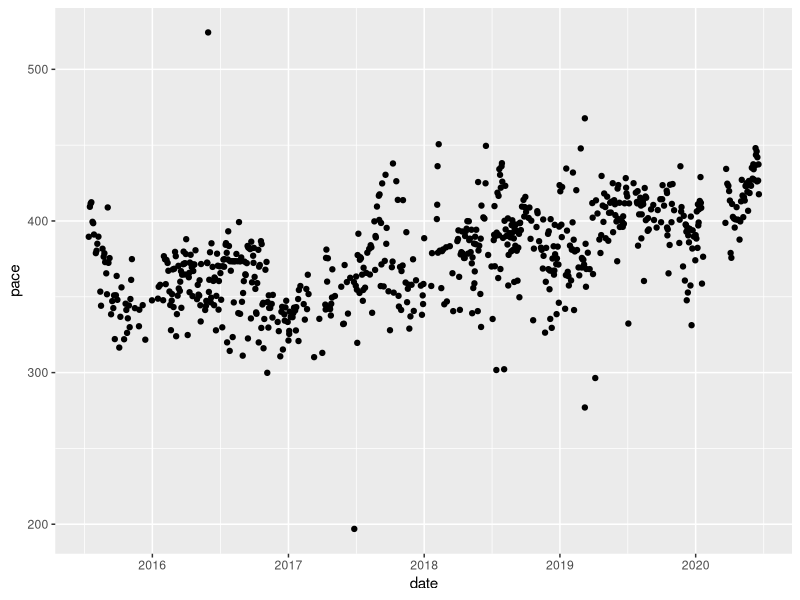
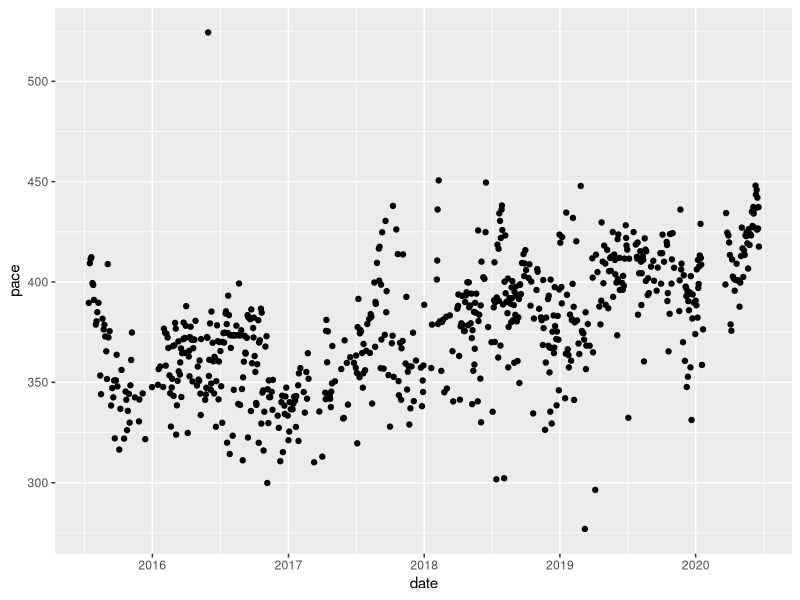
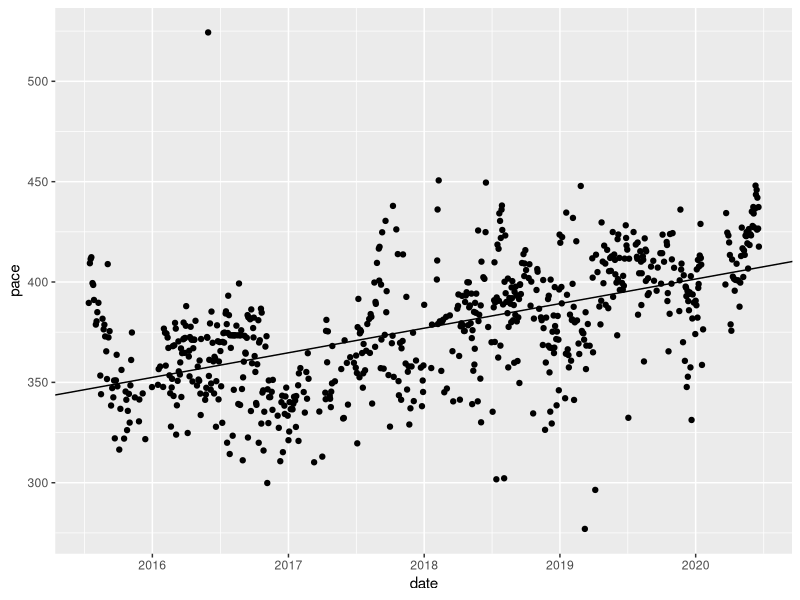
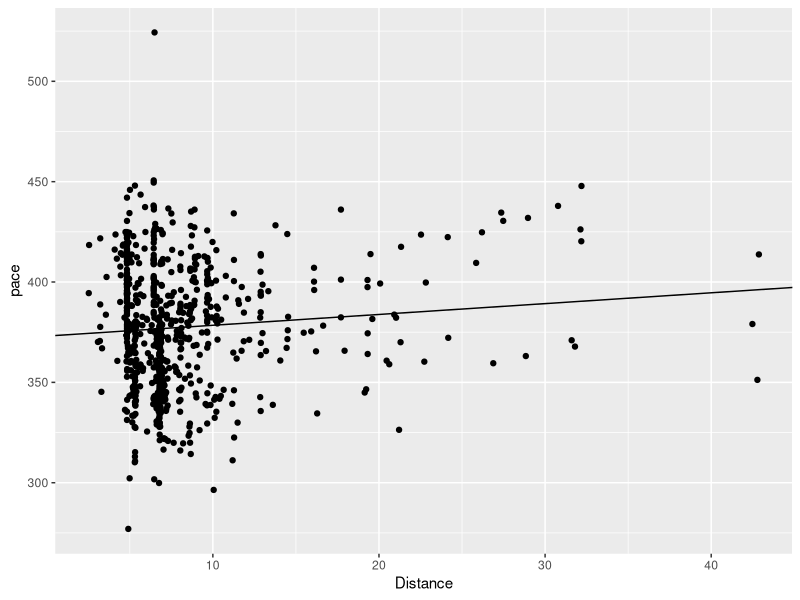
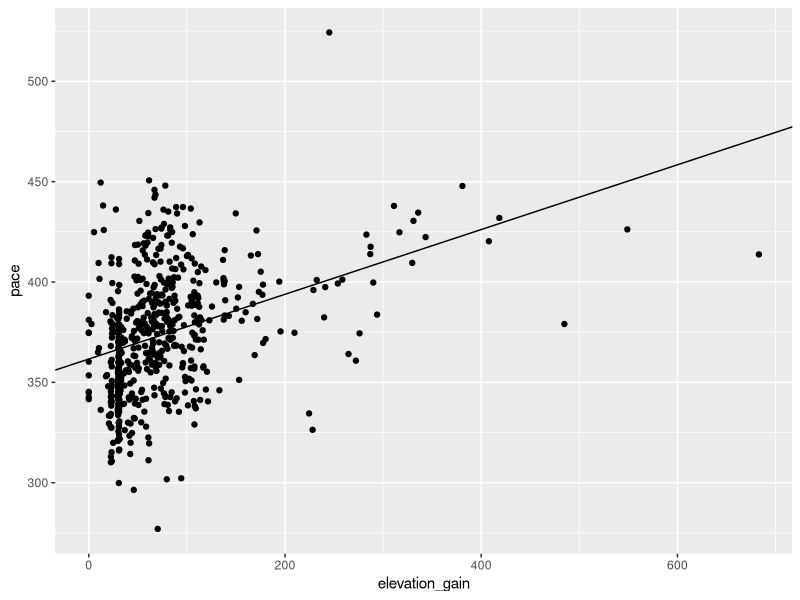
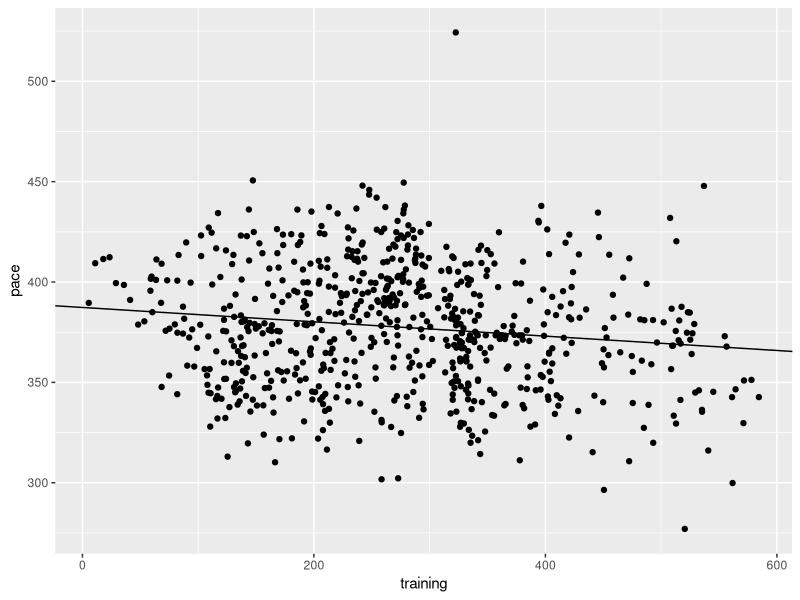
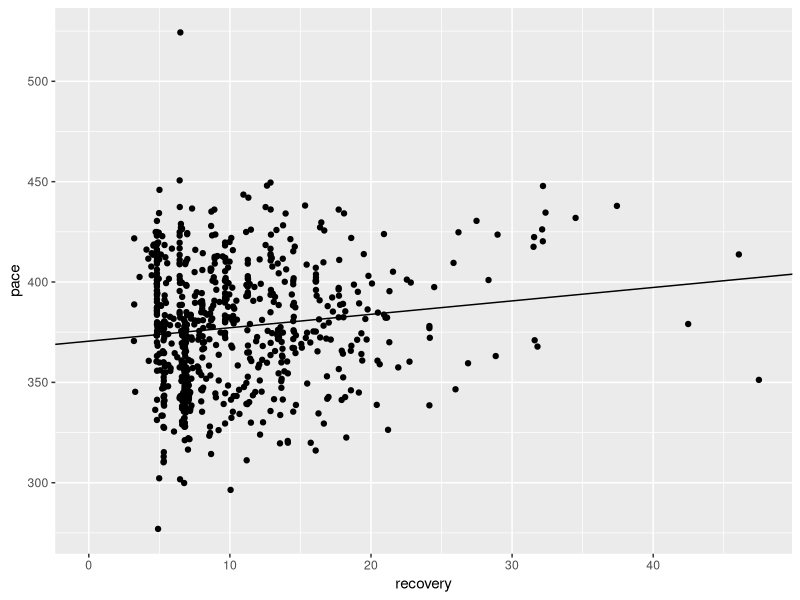
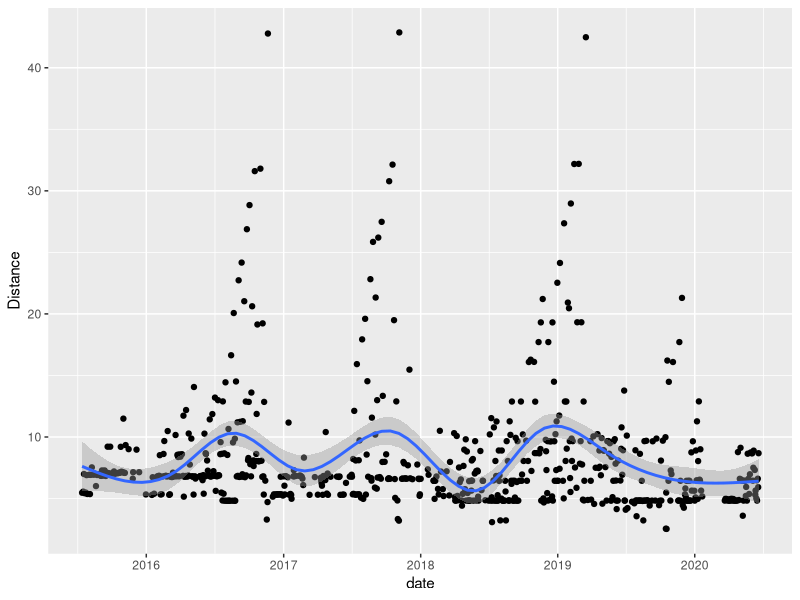

The R source for these figures, in order:
## ---- chunk 1

#Let's start by loading necessary packages

library(tidyverse)
library(lubridate)
library(zoo)

# Import the dataset

activities <- read_csv("activities.csv",
                       col_types = cols(
  `Activity ID` = col_double(),
  `Activity Date` = col_character(),
  `Activity Name` = col_character(),
  `Activity Type` = col_character(),
  `Elapsed Time` = col_double(),
  Distance = col_double(),
  Commute = col_logical(),
  `Moving Time` = col_double(),
  `Max Speed` = col_double(),
  `Elevation Gain` = col_double(),
  `Elevation Loss` = col_double(),
  `Elevation Low` = col_double(),
  `Elevation High` = col_double(),
  `Max Grade` = col_double(),
  `Average Grade` = col_double()
                                )
                       )

# I'm only intersted in running for now, so I'm going to filter out any other activities (which I haven't recorded as consistently)

activities <- activities %>%
        filter(`Activity Type` == "Run") %>%
        mutate(date = as_date(mdy_hms(`Activity Date`)))
## ---- chunk 2
head(activities)

tail(activities)
## ---- chunk 3

# Calculate pace and plot changes over time
# "Distance" is in km and "Moving Time" is in seconds
# So we get a pace of seconds / km

activities <- activities %>%
        mutate(pace = `Moving Time` / Distance)

ggplot(activities, mapping = aes(x = date, y = pace)) +
        geom_point()

## ---- chunk 4
activities %>%
        filter(pace > 450)
## ---- chunk 5
activities %>%
        filter(pace < 300)
## ---- chunk 6
activities <- activities %>%
        filter(pace > 200) %>%
        filter(Distance > 2)
        
        ggplot(activities, mapping = aes(x = date, y = pace)) +
        geom_point()
## ---- chunk 7
mod_date <- lm(pace ~ date, activities)
mod_date
anova(mod_date)
ggplot(activities, mapping = aes(x = date, y = pace)) +
        geom_point() +
        geom_abline(slope = 0.03355, intercept = -211.19030)
## ---- chunk 8

mod_distance <- lm(pace ~ Distance, activities)
mod_distance
anova(mod_distance)
ggplot(activities, mapping = aes(x = Distance, y = pace)) +
        geom_point() +
        geom_abline(slope = 0.5395, intercept = 373.0588)

## ---- chunk 9

activities <- activities %>%
        rename(elevation_gain = `Elevation Gain`)
mod_elevation <- lm(pace ~ elevation_gain, activities)
mod_elevation
anova(mod_elevation)
ggplot(activities, mapping = aes(x = elevation_gain, y = pace)) +
        geom_point() +
        geom_abline(slope = 0.1613, intercept = 361.6337)

## ---- chunk 10
activities <- activities %>%
        complete(date = seq.Date(min(date), max(date), by="day")) %>%
        mutate(training = rollapply(Distance, 84, sum, align = "right", 
                                    partial = TRUE, na.rm = TRUE))

mod_training <- lm(pace ~ training, activities)
mod_training
anova(mod_training)
ggplot(activities, mapping = aes(x = training, y = pace)) +
        geom_point() +
        geom_abline(slope = -.03572, intercept = 387.30978)
## ---- chunk 11
activities <- activities %>%
        mutate(recovery = rollapply(Distance, 2, sum, align = "right", 
                                    partial = TRUE, na.rm = TRUE))

mod_recovery <- lm(pace ~ recovery, activities)
mod_recovery
anova(mod_recovery)
ggplot(activities, mapping = aes(x = recovery, y = pace)) +
        geom_point() +
        geom_abline(slope = 0.6692, intercept = 370.5318)
## ---- chunk 12
mod_training_date <- lm(pace ~ training + date, activities)
mod_training_date
anova(mod_training_date)
## ---- chunk 13
ggplot(activities, mapping = aes(x = date, y = Distance)) +
        geom_point() +
        geom_smooth()
## ---- chunk 14
mod_overall1 <- lm(pace ~ date + training + recovery + elevation_gain + 
                          Distance, activities)
mod_overall1
anova(mod_overall1)
## ---- chunk 15
mod_overall2 <- lm(pace ~ date + training + recovery + elevation_gain, 
                   activities)
mod_overall2
anova(mod_overall2)
## ---- chunk 16
no_marathons <- activities %>%
        filter(Distance < 40)
mod_distance2 <- lm(pace ~ Distance, no_marathons)
mod_distance2
anova(mod_distance)
ggplot(no_marathons, mapping = aes(x = Distance, y = pace)) +
        geom_point() +
        geom_abline(slope = 0.6475, intercept = 372.2565)
## ---- chunk 17
mod_overall3 <- lm(pace ~ date + training + recovery + elevation_gain + 
                          Distance, no_marathons)
mod_overall3
anova(mod_overall3)
## ---- chunk 18
mod_overall <- lm(pace ~ date + training + recovery + elevation_gain, 
                   activities)
mod_overall
anova(mod_overall)
